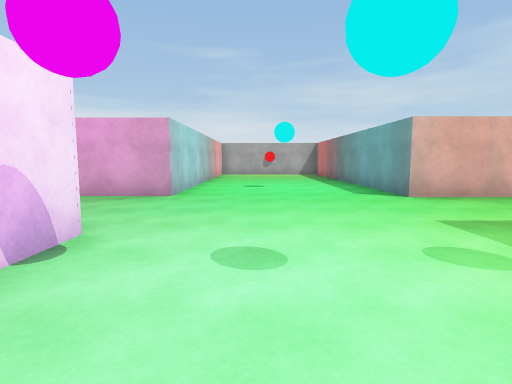
[1] (above)

17 first-person views from a walk through a scene from a Unity 3-D project. The camera is 1.4 m above the floor, tilts 6° down and sees 80° across. The floor is counted in squares, 2 m on a side. Each view is taken from the middle of a square. On the plan, view 1 faces up. The plan holds only what a view shows up to about 10 squares ahead; the rest is blank. The place goes on beyond the plan. The player is left out. Surface patterns are stand-ins for the level's own textures.

[2]
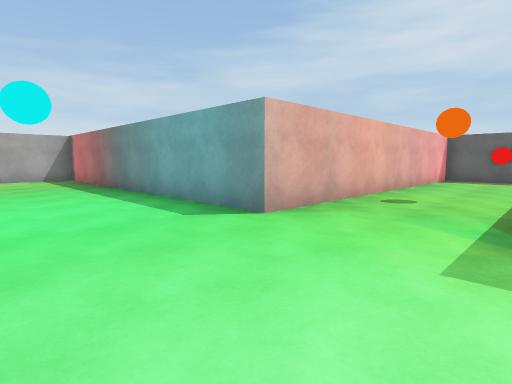

[3]
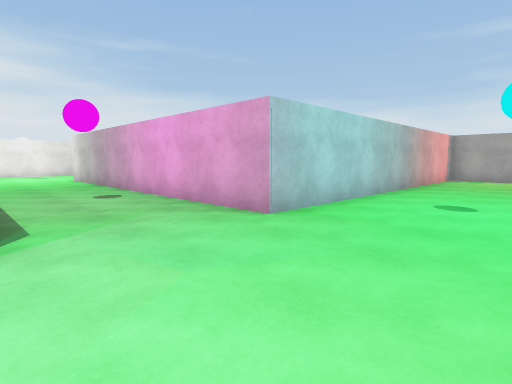

[4]
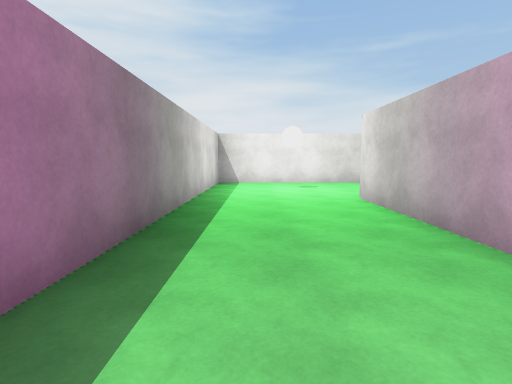

[5]
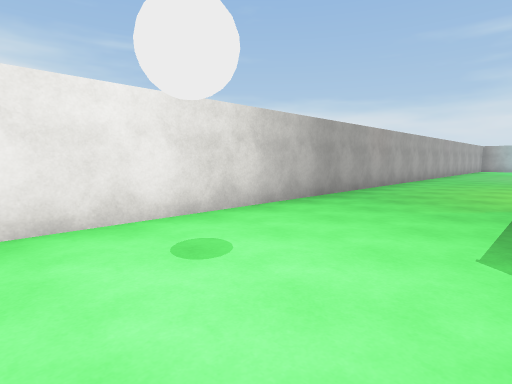

[6]
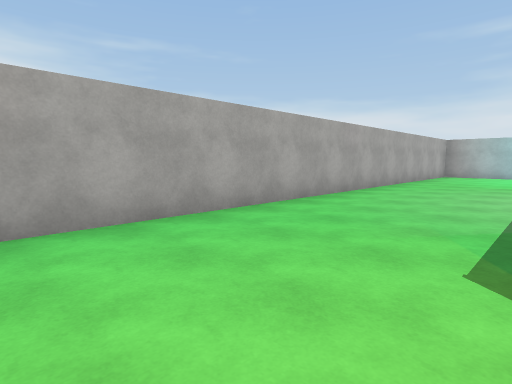

[7]
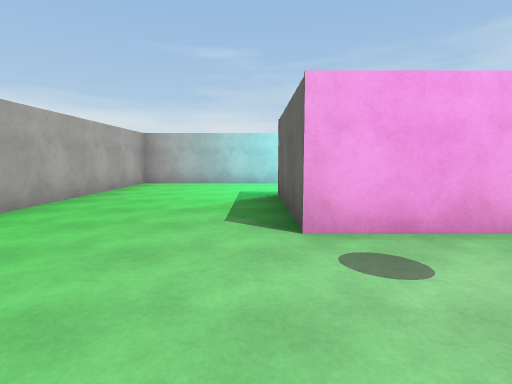

[8]
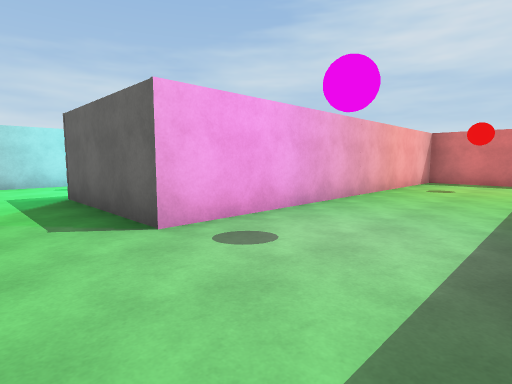

[9]
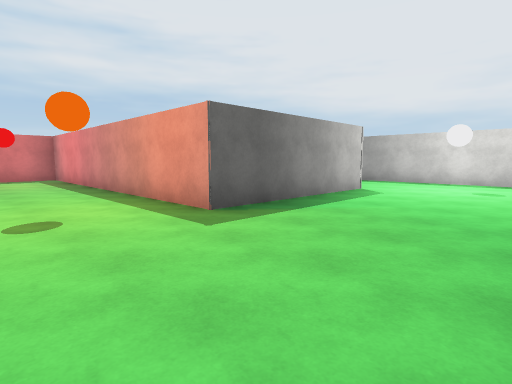

[10]
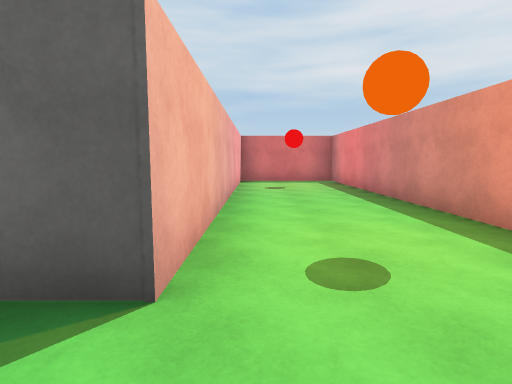

[11]
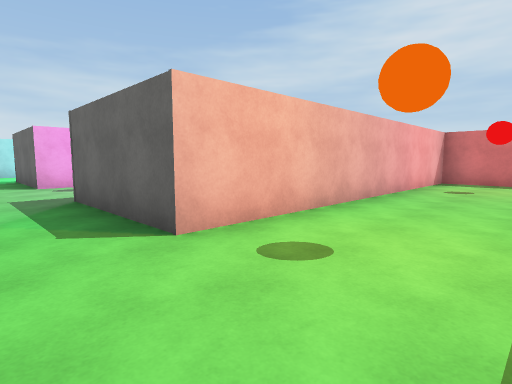

[12]
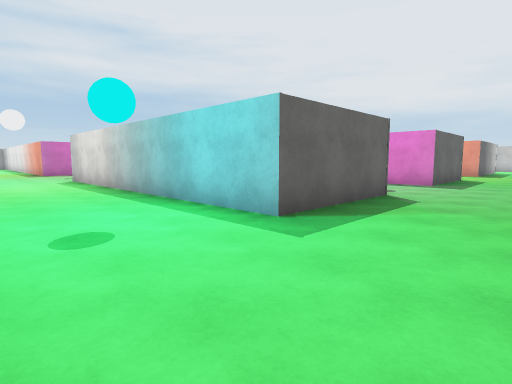

[13]
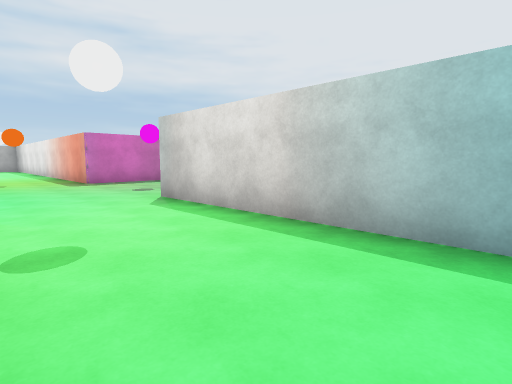

[14]
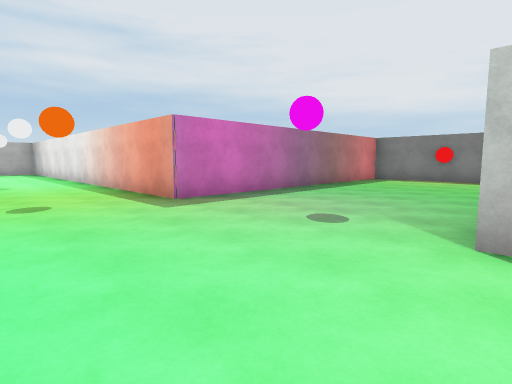

[15]
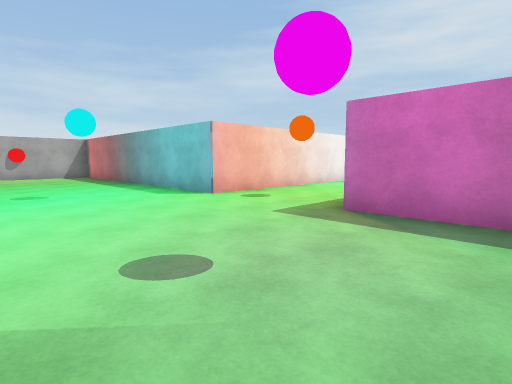

[16]
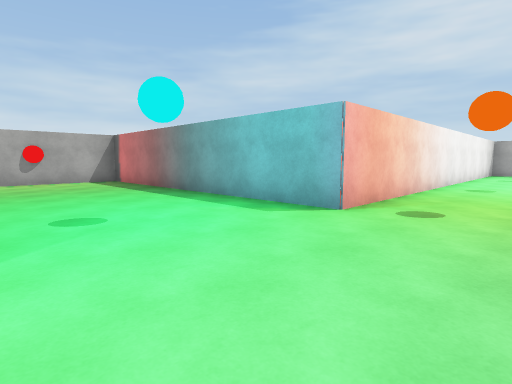

[17]
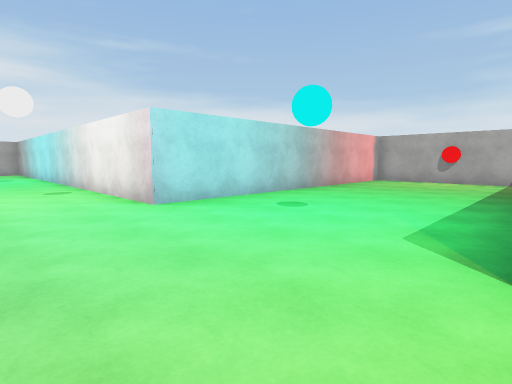

### Floor plan
Points are (right, up) in squares from view 1. A wall is a line through its corners. A room is listed if a view was taken in it or the views show most of it. See-through windows are left out.
Room 1 (views 1, 2, 3, 4, 5, 6, 7, 8, 9, 10, 11, 12, 13, 14, 15, 16, 17)
walls: (-1.7, 17.9) (-1.7, 19.8) (-10.5, 19.8) (-10.5, 23.2) (-1.5, 23.2); (-0.4, 14.8) (1.1, 14.8); (2.9, 16.6) (2.9, 23.2) (9.4, 23.2); (2.5, 14.8) (-1.6, 14.8) (-1.6, 5.9) (-10.5, 5.9) (-10.5, 10.4) (-1.9, 10.4); (-1.7, 11) (-1.7, 13.5) (-10.5, 13.5) (-10.5, 16.8) (-9.2, 16.8); (-1.4, 26.2) (-14.4, 26.2) (-14.4, 2.8) (-6.2, 2.8); (-1.6, 2.9) (-1.6, 1.9); (11.1, 26.2) (2.9, 26.2) (2.9, 34.4) (-0.9, 34.4); (-1.6, 33.8) (-1.6, 26.1); (11.7, 4) (11.7, 5.7) (2.9, 5.7) (2.9, 14.4)

Positions as (right, up) in squares from view 1, and headings:
1: (0, 0), facing up
2: (0, 3), facing up-right
3: (1, 3), facing up-left
4: (-5, 4), facing left
5: (-11, 4), facing up-left
6: (-11, 12), facing up-left
7: (-11, 17), facing up
8: (-12, 17), facing up-right
9: (-14, 13), facing down-right
10: (-12, 13), facing right
11: (-12, 11), facing up-right
12: (-13, 26), facing down-right
13: (-7, 26), facing down-right
14: (-2, 26), facing down-right
15: (-1, 21), facing up-right
16: (-1, 24), facing up-right
17: (3, 24), facing up-left
